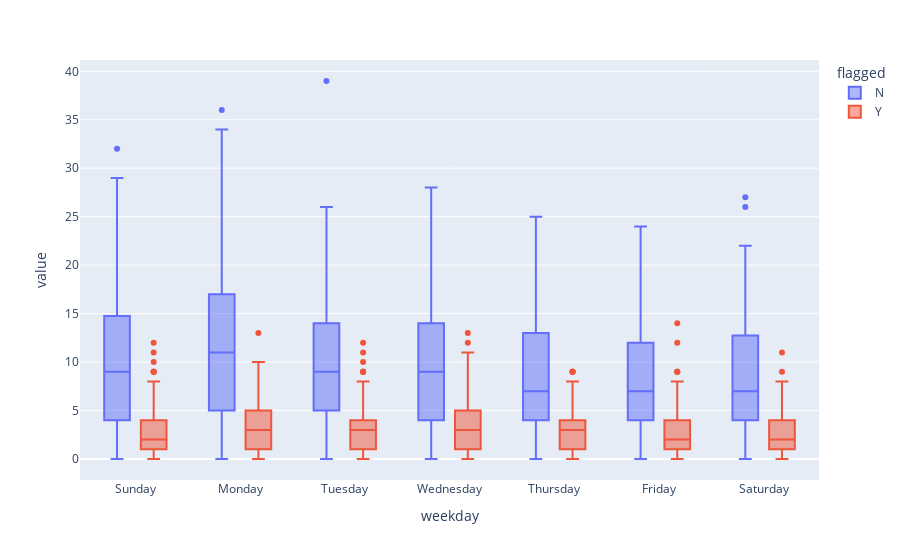

Source (notebook cell):
### Markdown cell above
The box plot and bar plot below show the counts of reviews in each day of the week. People leave reviews on Monday the most (both the number of filtered and unfiltered reviews are the highest). Although the total counts of filtered reviews on Sunday, Monday, Tuesday, Wednesday are not significantly different, the total counts of unfiltered reviews are different. Considering the ratio of the number of filtered and unfiltered reviews, reviews left on Monday have much lower chance to be filtered, compared to Sunday, Tuesday, and Wednesday.

### Code cell
px.box(date_flagged_melt[mask_2006_2012], x='weekday', y='value', color='flagged', category_orders={"weekday": ["Sunday", "Monday", "Tuesday", "Wednesday", "Thursday", "Friday", "Saturday"]})

### Figure 1 — Plotly figure (JSON) as saved in the notebook; plotly's stock layout.template omitted (floating-point values rounded to 4 significant figures; data arrays with more than 128 entries replaced by an {"elided": "..."} marker saying what was removed)
{"data": [{"alignmentgroup": "True", "hovertemplate": "flagged=N<br>weekday=%{x}<br>value=%{y}<extra></extra>", "legendgroup": "N", "marker": {"color": "#636efa"}, "name": "N", "notched": false, "offsetgroup": "N", "orientation": "v", "showlegend": true, "type": "box", "x": {"elided": "2134 str values"}, "x0": " ", "xaxis": "x", "y": {"elided": "2134 int values"}, "y0": " ", "yaxis": "y"}, {"alignmentgroup": "True", "hovertemplate": "flagged=Y<br>weekday=%{x}<br>value=%{y}<extra></extra>", "legendgroup": "Y", "marker": {"color": "#EF553B"}, "name": "Y", "notched": false, "offsetgroup": "Y", "orientation": "v", "showlegend": true, "type": "box", "x": {"elided": "2134 str values"}, "x0": " ", "xaxis": "x", "y": {"elided": "2134 int values"}, "y0": " ", "yaxis": "y"}], "layout": {"boxmode": "group", "legend": {"title": {"text": "flagged"}, "tracegroupgap": 0}, "margin": {"t": 60}, "xaxis": {"anchor": "y", "categoryarray": ["Sunday", "Monday", "Tuesday", "Wednesday", "Thursday", "Friday", "Saturday"], "categoryorder": "array", "domain": [0, 1], "title": {"text": "weekday"}}, "yaxis": {"anchor": "x", "domain": [0, 1], "title": {"text": "value"}}}}
